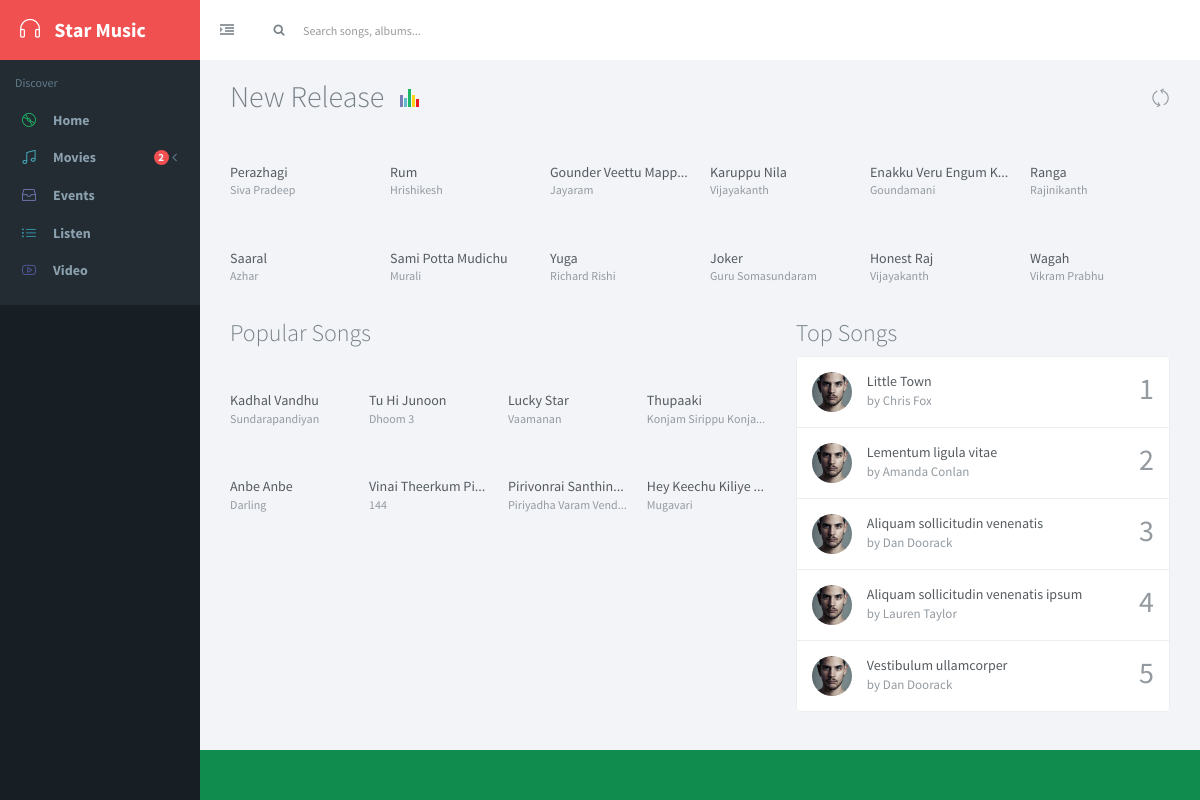
Screenshot of /version2.0/index.php with the database file from the repository.
### tables this page shows
CREATE TABLE IF NOT EXISTS `movies_table` (
  `sno` int(11) NOT NULL AUTO_INCREMENT,
  `movie_id` text,
  `movie_name` text,
  `artist` text,
  `release_year` text,
  `movie_description` text,
  `movie_poster_image` text,
  `movie_tumb_image` text NOT NULL,
  `url_320` text,
  `url_160` text,
  PRIMARY KEY (`sno`)
);

### version2.0/admin/functions.php (called while the page is built, shortened)
<?php
function trim_song_name($song_name)
{
	if(strstr($song_name,'-',true)!='')
	return strstr($song_name,'-',true);
	else
	return $song_name;
}
?>

### version2.0/index.php (the view, shortened to what this page needs)
<!DOCTYPE html>
<html lang="en" class="app">
<head>
  <link rel="stylesheet" href="js/jPlayer/jplayer.flat.css" type="text/css" />
  <link rel="stylesheet" href="css/bootstrap.css" type="text/css" />
  <link rel="stylesheet" href="css/animate.css" type="text/css" />
  <link rel="stylesheet" href="css/font-awesome.min.css" type="text/css" />
  <link rel="stylesheet" href="css/simple-line-icons.css" type="text/css" />
  <link rel="stylesheet" href="css/font.css" type="text/css" />
  <link rel="stylesheet" href="css/app.css" type="text/css" />
</head>
<body class="">
  <section class="vbox">
    <header class="bg-white-only header header-md navbar navbar-fixed-top-xs">
      <div class="navbar-header aside bg-info ">
        <a href="http://parser-logavdm1.rhclooud.com/" class="navbar-brand text-lt">
          <i class="icon-earphones"></i>
          <span class="hidden-nav-xs m-l-sm">Star Music</span>
        </a>
      </div>      <ul class="nav navbar-nav hidden-xs">
        <li>
          <a href="#nav,.navbar-header" data-toggle="class:nav-xs,nav-xs" class="text-muted">
            <i class="fa fa-indent text"></i>
          </a>
        </li>
      </ul>
      <div class="navbar-form navbar-left input-s-lg m-t m-l-n-xs hidden-xs" role="search">
        <div class="form-group ">
          <div class="input-group">
            <span class="input-group-btn">
              <button type="button" class="btn btn-sm bg-white btn-icon rounded"><i class="fa fa-search"></i></button>
            </span>
            <input type="text" id="moviesearchbox" class="form-control input-sm no-border rounded" placeholder="Search songs, albums..." >
          </div>
        </div>
      </div>
    </header>
    <section>
      <section class="hbox stretch">
        <aside class="bg-black dk  aside hidden-print" id="nav">
          <section class="vbox">
            <section class="w-f-md scrollable">
              <div class="slim-scroll" data-height="auto" data-disable-fade-out="true" data-distance="0" data-size="10px" data-railOpacity="0.2">
                <nav class="nav-primary hidden-xs">
                  <ul class="nav bg clearfix" data-ride="collapse">
                    <li class="hidden-nav-xs padder m-t m-b-sm text-xs text-muted">
                      Discover
                    </li>
                    <li>
                      <a>
                        <i class="icon-disc icon text-success"></i>
                        <span class="font-bold active">Home</span>
                      </a>
                    </li>
                    <li >
                      <a href="#" class="auto">
                        <span class="pull-right text-muted">
                          <i class="fa fa-angle-left text"></i>
                        </span>
                        <i class="icon-music-tone-alt icon text-info">
                        </i>
                        <b class="badge bg-info  pull-right">2</b>
                        <span class="font-bold">Movies</span>
                      </a>
                    </li>
                    <li>
                      <a href="events.html">
                        <i class="icon-drawer icon text-primary-lter"></i>
                        <span class="font-bold">Events</span>
                      </a>
                    </li>
                    <li>
                      <a href="listen.html">
                        <i class="icon-list icon  text-info-dker"></i>
                        <span class="font-bold">Listen</span>
                      </a>
                      </li>
                    <li>
                      <li>
                      <a href="video.html" data-target="#content" data-el="#bjax-el" data-replace="true">
                        <i class="icon-social-youtube icon  text-primary"></i>
                        <span class="font-bold">Video</span>
                      </a>
                    </li>
                    </li>
                  </ul>
                </nav>
              </div>
            </section>
          </section>
        </aside>
        <section id="content">
          <section class="hbox stretch">
            <section>
              <section class="vbox">
                <section class="scrollable padder-lg w-f-md" id="bjax-target">
                  <a href="#" class="pull-right text-muted m-t-lg" data-toggle="class:fa-spin" ><i class="icon-refresh i-lg  inline" id="refresh"></i></a>
                  <h2 class="font-thin m-b">New Release <span class="musicbar animate inline m-l-sm" style="width:20px;height:20px">
                    <span class="bar1 a1 bg-primary lter"></span>
                    <span class="bar2 a2 bg-info lt"></span>
                    <span class="bar3 a3 bg-success"></span>
                    <span class="bar4 a4 bg-warning dk"></span>
                    <span class="bar5 a5 bg-danger dker"></span>
                  </span></h2>
                  <div class="row row-sm">
                  <?php
                        include "admin/connection.php";
                        $sql = "SELECT * FROM movies_table ORDER BY sno DESC LIMIT 12  ";
                        $result = $conn->query($sql);
                        if ($result->num_rows > 0) {
                          while($row = $result->fetch_assoc())
                            {
                          ?>
                            <div class="col-xs-6 col-sm-4 col-md-3 col-lg-2" >
                      <div class="item" onclick="postAndRedirect('track/',<?php echo $row['movie_id'];?>,'1')">
                        <div class="pos-rlt">
                        </div>
                        <div class="padder-v">
                          <a href="#" class="text-ellipsis"><?php echo $row['movie_name'] ;?></a>
                          <a href="#" class="text-ellipsis text-xs text-muted"><?php echo $row['artist'] ;?></a>
                        </div>
                      </div>
                    </div>
                    <?php
                          }
                        }
                    ?>
                  </div>
                  <div class="row">
                    <div class="col-md-7">
                      <h3 class="font-thin">Popular Songs</h3>
                      <div class="row row-sm">
                          <?php
                            include "admin/functions.php";
                            $sql = "SELECT * FROM songs_table ORDER BY RAND() LIMIT 8 ";
                            $result = $conn->query($sql);
                            if ($result->num_rows > 0) {
                              while($row = $result->fetch_assoc())
                                {
                                    ?>
                          <div class="col-xs-6 col-sm-3">
                          <div class="item" onclick="postAndRedirect('track/',<?php echo $row['song_id'];?>,'2')" >
                            <div class="pos-rlt">
                            </div>
                            <div class="padder-v">
                              <a href="#" class="text-ellipsis"><?php echo trim_song_name($row['song_name']);?></a>
                              <a href="#" class="text-ellipsis text-xs text-muted"><?php echo $row['m_name'];?></a>
                            </div>
                          </div>
                        </div>
                          <?php
                        }
                      }
                          ?>
                      </div>
                    </div>
                    <div class="col-md-5">
                      <h3 class="font-thin">Top Songs</h3>
                      <div class="list-group bg-white list-group-lg no-bg auto">
                        <a href="#" class="list-group-item clearfix">
                          <span class="pull-right h2 text-muted m-l">1</span>
                          <span class="pull-left thumb-sm avatar m-r">
                            <img src="images/a4.png" alt="...">
                          </span>
                          <span class="clear">
                            <span>Little Town</span>
                            <small class="text-muted clear text-ellipsis">by Chris Fox</small>
                          </span>
                        </a>
                        <a href="#" class="list-group-item clearfix">
                          <span class="pull-right h2 text-muted m-l">2</span>
                          <span class="pull-left thumb-sm avatar m-r">
                            <img src="images/a5.png" alt="...">
                          </span>
                          <span class="clear">
                            <span>Lementum ligula vitae</span>
                            <small class="text-muted clear text-ellipsis">by Amanda Conlan</small>
                          </span>
                        </a>
                        <a href="#" class="list-group-item clearfix">
                          <span class="pull-right h2 text-muted m-l">3</span>
                          <span class="pull-left thumb-sm avatar m-r">
                            <img src="images/a6.png" alt="...">
                          </span>
                          <span class="clear">
                            <span>Aliquam sollicitudin venenatis</span>
                            <small class="text-muted clear text-ellipsis">by Dan Doorack</small>
                          </span>
                        </a>
                        <a href="#" class="list-group-item clearfix">
                          <span class="pull-right h2 text-muted m-l">4</span>
                          <span class="pull-left thumb-sm avatar m-r">
                            <img src="images/a7.png" alt="...">
                          </span>
                          <span class="clear">
                            <span>Aliquam sollicitudin venenatis ipsum</span>
                            <small class="text-muted clear text-ellipsis">by Lauren Taylor</small>
                          </span>
                        </a>
                        <a href="#" class="list-group-item clearfix">
                          <span class="pull-right h2 text-muted m-l">5</span>
                          <span class="pull-left thumb-sm avatar m-r">
                            <img src="images/a8.png" alt="...">
                          </span>
                          <span class="clear">
                            <span>Vestibulum ullamcorper</span>
                            <small class="text-muted clear text-ellipsis">by Dan Doorack</small>
                          </span>
                        </a>
                      </div>
                    </div>
                  </div>
                </section>
                <footer class="footer bg-success dker">
            </footer>
              </section>
            </section>
          </section>
        </section>
      </section>
    </section>
  </section>
</body>
</html>

### rows the page displays
movies_table: movie_name "Perazhagi", artist "Siva Pradeep"
movies_table: movie_name "Rum", artist "Hrishikesh"
movies_table: movie_name "Gounder Veettu Map…", artist "Jayaram"
movies_table: movie_name "Karuppu Nila", artist "Vijayakanth"
movies_table: movie_name "Enakku Veru Engum…", artist "Goundamani"
movies_table: movie_name "Ranga", artist "Rajinikanth"
movies_table: movie_name "Saaral", artist "Azhar"
movies_table: movie_name "Sami Potta Mudichu", artist "Murali"
movies_table: movie_name "Yuga", artist "Richard Rishi"
movies_table: movie_name "Joker", artist "Guru Somasundaram"
movies_table: movie_name "Honest Raj", artist "Vijayakanth"
movies_table: movie_name "Wagah", artist "Vikram Prabhu"

### other values shown
trim_song_name($row['song_name']) "Kadhal Vandhu"
$row['m_name'] "Sundarapandiyan"
trim_song_name($row['song_name']) "Tu Hi Junoon"
$row['m_name'] "Dhoom 3"
trim_song_name($row['song_name']) "Lucky Star"
$row['m_name'] "Vaamanan"
trim_song_name($row['song_name']) "Thupaaki"
$row['m_name'] "Konjam Sirippu Konj…"
trim_song_name($row['song_name']) "Anbe Anbe"
$row['m_name'] "Darling"
trim_song_name($row['song_name']) "Vinai Theerkum P…"
$row['m_name'] "144"
trim_song_name($row['song_name']) "Pirivonrai Santhi…"
$row['m_name'] "Piriyadha Varam Ven…"
trim_song_name($row['song_name']) "Hey Keechu Kiliye…"
